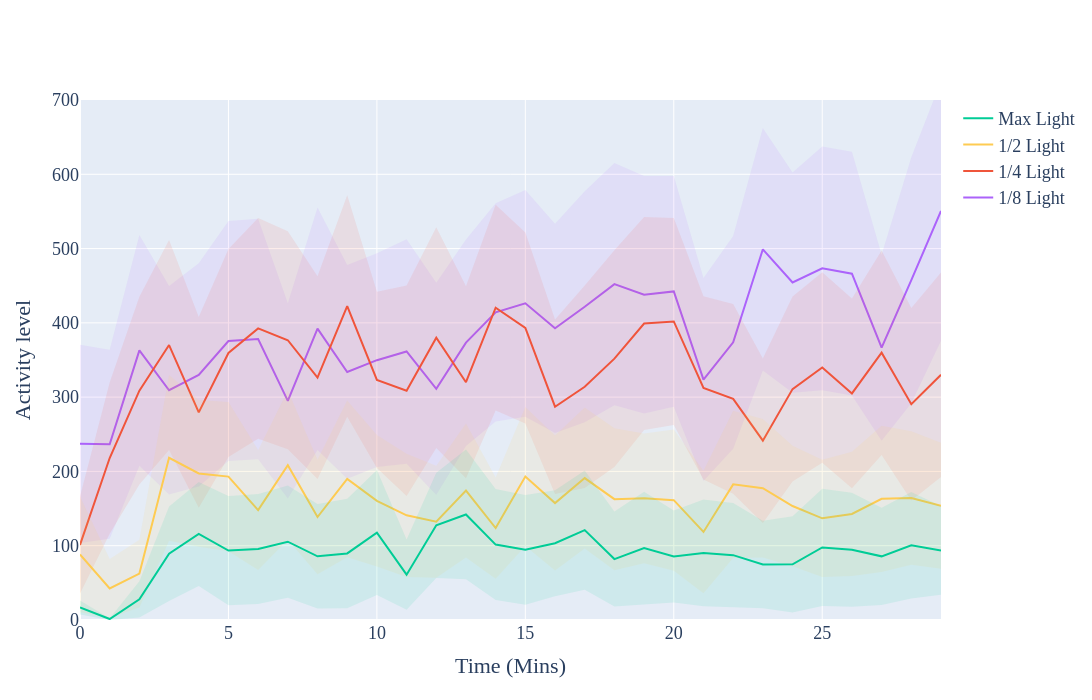

Notebook code cell kept with this figure:
### Code cell
fig = go.Figure()

#Dark
# fig.add_trace(go.Scatter
#         (x =np.arange(0,len(dark_0),1),
#         y= dark_0['Mean'],
#         mode='lines', 
#          marker_color = c1,
#         name='Dark'))

# fig.add_trace(go.Scatter(
#         name='Upper Bound of dark',
#         x =np.arange(0,len(dark_0),1),
#         y=(dark_0['Mean'] + dark_0['SEM']),
#         mode='lines',
#         marker=dict(color="#444"),
#         line=dict(width=0),
#         showlegend=False))
                 
# fig.add_trace(go.Scatter(
#         name='Lower Bound of dark',
#         x =np.arange(0,len(dark_0),1),
#         y=(dark_0['Mean'] - dark_0['SEM']),
#         marker=dict(color="#444"),
#         line=dict(width=0),
#         mode='lines',
#         fillcolor='rgba(99, 110, 250, 0.1)',
#         fill='tonexty',
#         showlegend=False))


#1/8
fig.add_trace(go.Scatter
        (x =np.arange(0,len(dark_05),1),
        y= dark_8['Mean'],
        mode='lines',  marker_color = c2,
        name='1/8 Light'))

fig.add_trace(go.Scatter(
        name='Upper Bound of dark',
        x =np.arange(0,len(dark_8),1),
        y=(dark_8['Mean'] + dark_8['SEM']),
        mode='lines',
        marker=dict(color="#444"),
        line=dict(width=0),
        showlegend=False))
                 
fig.add_trace(go.Scatter(
        name='Lower Bound of dark',
        x =np.arange(0,len(dark_8),1),
        y=(dark_8['Mean'] - dark_8['SEM']),
        marker=dict(color="#444"),
        line=dict(width=0),
        mode='lines',
        fillcolor='rgba(171, 99, 250, 0.1)',
        fill='tonexty',
        showlegend=False))

#1/4
fig.add_trace(go.Scatter
        (x =np.arange(0,len(dark_4),1),
        y= dark_4['Mean'],
        mode='lines',  marker_color = c3,
        name='1/4 Light'))

fig.add_trace(go.Scatter(
        name='Upper Bound of dark',
        x =np.arange(0,len(dark_4),1),
        y=(dark_4['Mean'] + dark_4['SEM']),
        mode='lines',
        marker=dict(color="#444"),
        line=dict(width=0),
        showlegend=False))
                 
fig.add_trace(go.Scatter(
        name='Lower Bound of dark',
        x =np.arange(0,len(dark_4),1),
        y=(dark_4['Mean'] - dark_4['SEM']),
        marker=dict(color="#444"),
        line=dict(width=0),
        mode='lines',
        fillcolor='rgba(239, 85, 59, 0.1)',
        fill='tonexty',
        showlegend=False))
#1/2 light
fig.add_trace(go.Scatter
        (x =np.arange(0,len(dark_2),1),
        y= dark_2['Mean'],
        mode='lines', marker_color = c4,
        name='1/2 Light'))

fig.add_trace(go.Scatter(
        name='Upper Bound of dark',
        x =np.arange(0,len(dark_2),1),
        y=(dark_2['Mean'] + dark_2['SEM']),
        mode='lines',
        marker=dict(color="#444"),
        line=dict(width=0),
        showlegend=False))
                 
fig.add_trace(go.Scatter(
        name='Lower Bound of dark',
        x =np.arange(0,len(dark_2),1),
        y=(dark_2['Mean'] - dark_2['SEM']),
        marker=dict(color="#444"),
        line=dict(width=0),
        mode='lines',
        fillcolor='rgba(254, 203, 82, 0.1)',
        fill='tonexty',
        showlegend=False))

#Full
fig.add_trace(go.Scatter
        (x =np.arange(0,len(dark_F),1),
        y= dark_F['Mean'],
        mode='lines', marker_color = c5,
        name='Max Light'))

fig.add_trace(go.Scatter(
        name='Upper Bound of dark',
        x =np.arange(0,len(dark_F),1),
        y=(dark_F['Mean'] + dark_F['SEM']),
        mode='lines',
        marker=dict(color="#444"),
        line=dict(width=0),
        showlegend=False))
                 
fig.add_trace(go.Scatter(
        name='Lower Bound of dark',
        x =np.arange(0,len(dark_F),1),
        y=(dark_F['Mean'] - dark_F['SEM']),
        marker=dict(color="#444"),
        line=dict(width=0),
        mode='lines',
        fillcolor='rgba(0, 204, 150, 0.1)',
        fill='tonexty',
        showlegend=False))



fig.update_xaxes(title_text = "Time (Mins)")
#fig.update_yaxes(title_text = "Speed (mm/min)",range=[0,2.5],tickvals=np.arange(0,3,0.5))
fig.update_yaxes(title_text = "Activity level",range=[0,700],tickvals=np.arange(0,800,100))

#,range=[0,600],tickvals=np.arange(0,700,100)

fig.update_layout(font=dict(family="ibm plex sans",size=18,),height=700, width=1200)

fig.write_image("C:\\Users\\labuser\\ACC Lab Dropbox\\ACC Lab\\Nicole Lee\\DATA\\New optogenetics\\TruMelan\\ChaT x eOPN3\\AL_light_all_60_wo_dark.svg")

fig.show()

### Figure 1 — Plotly figure (JSON) as saved in the notebook; plotly's stock layout.template omitted (floating-point values rounded to 4 significant figures)
{"data": [{"marker": {"color": "rgba(171, 99, 250, 1)"}, "mode": "lines", "name": "1/8 Light", "type": "scatter", "x": [0, 1, 2, 3, 4, 5, 6, 7, 8, 9, 10, 11, 12, 13, 14, 15, 16, 17, 18, 19, 20, 21, 22, 23, 24, 25, 26, 27, 28, 29, 30, 31, 32, 33, 34, 35, 36, 37, 38, 39, 40, 41, 42, 43, 44, 45, 46, 47, 48, 49, 50, 51, 52, 53, 54, 55, 56, 57, 58, 59], "y": [237.1, 236.6, 363.0, 309.3, 330.0, 375.6, 378.3, 295.1, 392.1, 333.9, 349.7, 361.4, 311.1, 373.4, 414.1, 426.3, 392.6, 421.7, 452.1, 437.8, 442.4, 323.7, 373.8, 499.0, 454.3, 473.4, 466.2, 366.6, 457.4, 550.6]}, {"line": {"width": 0}, "marker": {"color": "#444"}, "mode": "lines", "name": "Upper Bound of dark", "showlegend": false, "type": "scatter", "x": [0, 1, 2, 3, 4, 5, 6, 7, 8, 9, 10, 11, 12, 13, 14, 15, 16, 17, 18, 19, 20, 21, 22, 23, 24, 25, 26, 27, 28, 29], "y": [370.6, 363.8, 518.3, 449.7, 480.2, 537.0, 540.1, 426.5, 555.3, 477.8, 493.7, 512.7, 454.0, 512.4, 560.8, 579.0, 533.5, 577.2, 615.2, 597.6, 597.7, 460.3, 517.0, 662.2, 602.5, 637.5, 630.3, 491.8, 623.0, 725.3]}, {"fill": "tonexty", "fillcolor": "rgba(171, 99, 250, 0.1)", "line": {"width": 0}, "marker": {"color": "#444"}, "mode": "lines", "name": "Lower Bound of dark", "showlegend": false, "type": "scatter", "x": [0, 1, 2, 3, 4, 5, 6, 7, 8, 9, 10, 11, 12, 13, 14, 15, 16, 17, 18, 19, 20, 21, 22, 23, 24, 25, 26, 27, 28, 29], "y": [103.6, 109.4, 207.6, 168.9, 179.8, 214.1, 216.5, 163.6, 229.0, 190.0, 205.8, 210.2, 168.3, 234.4, 267.3, 273.6, 251.7, 266.2, 289.0, 278.0, 287.0, 187.0, 230.6, 335.8, 306.1, 309.4, 302.1, 241.4, 291.9, 376.0]}, {"marker": {"color": "rgba(239, 85, 59, 1)"}, "mode": "lines", "name": "1/4 Light", "type": "scatter", "x": [0, 1, 2, 3, 4, 5, 6, 7, 8, 9, 10, 11, 12, 13, 14, 15, 16, 17, 18, 19, 20, 21, 22, 23, 24, 25, 26, 27, 28, 29], "y": [101.1, 218.0, 308.7, 370.1, 279.5, 359.4, 392.6, 376.6, 326.2, 422.6, 323.1, 308.6, 380.1, 320.1, 420.4, 393.1, 287.1, 313.9, 351.8, 399.1, 401.9, 312.5, 297.7, 241.4, 310.8, 339.9, 305.0, 359.9, 290.5, 330.2]}, {"line": {"width": 0}, "marker": {"color": "#444"}, "mode": "lines", "name": "Upper Bound of dark", "showlegend": false, "type": "scatter", "x": [0, 1, 2, 3, 4, 5, 6, 7, 8, 9, 10, 11, 12, 13, 14, 15, 16, 17, 18, 19, 20, 21, 22, 23, 24, 25, 26, 27, 28, 29], "y": [166.3, 319.9, 435.1, 511.4, 407.9, 499.3, 541.2, 523.4, 462.7, 571.7, 441.8, 450.4, 528.7, 449.3, 559.0, 521.7, 404.6, 450.2, 497.7, 542.5, 541.3, 435.9, 425.2, 352.1, 435.3, 468.1, 432.7, 497.5, 420.1, 467.7]}, {"fill": "tonexty", "fillcolor": "rgba(239, 85, 59, 0.1)", "line": {"width": 0}, "marker": {"color": "#444"}, "mode": "lines", "name": "Lower Bound of dark", "showlegend": false, "type": "scatter", "x": [0, 1, 2, 3, 4, 5, 6, 7, 8, 9, 10, 11, 12, 13, 14, 15, 16, 17, 18, 19, 20, 21, 22, 23, 24, 25, 26, 27, 28, 29], "y": [35.83, 116.2, 182.3, 228.9, 151.1, 219.6, 243.9, 229.8, 189.8, 273.5, 204.5, 166.8, 231.4, 190.8, 281.9, 264.6, 169.6, 177.6, 205.8, 255.8, 262.5, 189.1, 170.1, 130.7, 186.3, 211.7, 177.3, 222.3, 160.9, 192.6]}, {"marker": {"color": "rgba(254, 203, 82, 1)"}, "mode": "lines", "name": "1/2 Light", "type": "scatter", "x": [0, 1, 2, 3, 4, 5, 6, 7, 8, 9, 10, 11, 12, 13, 14, 15, 16, 17, 18, 19, 20, 21, 22, 23, 24, 25, 26, 27, 28, 29], "y": [88.32, 42.49, 62.5, 218.3, 197.3, 193.0, 148.0, 208.4, 138.6, 190.0, 160.4, 140.9, 132.3, 174.3, 123.8, 193.2, 157.4, 191.1, 162.6, 163.8, 161.3, 118.5, 182.6, 177.4, 153.4, 136.9, 142.8, 163.1, 164.3, 153.9]}, {"line": {"width": 0}, "marker": {"color": "#444"}, "mode": "lines", "name": "Upper Bound of dark", "showlegend": false, "type": "scatter", "x": [0, 1, 2, 3, 4, 5, 6, 7, 8, 9, 10, 11, 12, 13, 14, 15, 16, 17, 18, 19, 20, 21, 22, 23, 24, 25, 26, 27, 28, 29], "y": [166.1, 81.95, 108.1, 329.8, 296.0, 293.5, 228.9, 308.9, 215.7, 295.4, 249.0, 223.9, 207.8, 264.5, 191.9, 286.7, 248.3, 286.0, 258.2, 251.2, 256.5, 201.0, 281.7, 270.6, 234.6, 215.8, 226.5, 261.5, 254.1, 238.7]}, {"fill": "tonexty", "fillcolor": "rgba(254, 203, 82, 0.1)", "line": {"width": 0}, "marker": {"color": "#444"}, "mode": "lines", "name": "Lower Bound of dark", "showlegend": false, "type": "scatter", "x": [0, 1, 2, 3, 4, 5, 6, 7, 8, 9, 10, 11, 12, 13, 14, 15, 16, 17, 18, 19, 20, 21, 22, 23, 24, 25, 26, 27, 28, 29], "y": [10.53, 3.035, 16.88, 106.8, 98.62, 92.51, 67.15, 108.0, 61.63, 84.61, 71.92, 57.92, 56.73, 84.15, 55.67, 99.71, 66.47, 96.13, 67.08, 76.42, 66.15, 36.02, 83.51, 84.16, 72.24, 58.04, 59.1, 64.77, 74.48, 69.1]}, {"marker": {"color": "rgba(0, 204, 150, 1)"}, "mode": "lines", "name": "Max Light", "type": "scatter", "x": [0, 1, 2, 3, 4, 5, 6, 7, 8, 9, 10, 11, 12, 13, 14, 15, 16, 17, 18, 19, 20, 21, 22, 23, 24, 25, 26, 27, 28, 29], "y": [16.88, 1.278, 27.77, 89.24, 115.8, 93.45, 95.6, 105.4, 85.78, 89.61, 117.7, 61.05, 127.4, 142.1, 101.5, 94.47, 103.3, 121.0, 82.02, 96.85, 85.5, 90.29, 87.29, 74.65, 74.88, 97.66, 94.56, 85.69, 100.7, 93.65]}, {"line": {"width": 0}, "marker": {"color": "#444"}, "mode": "lines", "name": "Upper Bound of dark", "showlegend": false, "type": "scatter", "x": [0, 1, 2, 3, 4, 5, 6, 7, 8, 9, 10, 11, 12, 13, 14, 15, 16, 17, 18, 19, 20, 21, 22, 23, 24, 25, 26, 27, 28, 29], "y": [26.35, 2.501, 52.13, 152.8, 185.9, 166.9, 169.7, 181.0, 156.1, 163.4, 201.8, 108.5, 198.3, 229.4, 176.2, 168.4, 174.6, 201.3, 146.0, 172.6, 147.4, 162.1, 157.5, 133.6, 139.8, 176.6, 171.4, 151.1, 172.4, 153.3]}, {"fill": "tonexty", "fillcolor": "rgba(0, 204, 150, 0.1)", "line": {"width": 0}, "marker": {"color": "#444"}, "mode": "lines", "name": "Lower Bound of dark", "showlegend": false, "type": "scatter", "x": [0, 1, 2, 3, 4, 5, 6, 7, 8, 9, 10, 11, 12, 13, 14, 15, 16, 17, 18, 19, 20, 21, 22, 23, 24, 25, 26, 27, 28, 29], "y": [7.405, 0.05407, 3.406, 25.65, 45.78, 19.96, 21.52, 29.85, 15.44, 15.84, 33.56, 13.65, 56.57, 54.72, 26.84, 20.55, 32.09, 40.61, 18.08, 21.11, 23.6, 18.45, 17.08, 15.73, 9.99, 18.7, 17.68, 20.33, 28.95, 34.01]}], "layout": {"font": {"family": "ibm plex sans", "size": 18}, "height": 700, "width": 1200, "xaxis": {"autorange": true, "range": [0, 29], "title": {"text": "Time (Mins)"}, "type": "linear"}, "yaxis": {"range": [0, 700], "tickvals": [0, 100, 200, 300, 400, 500, 600, 700], "title": {"text": "Activity level"}, "type": "linear"}}}
